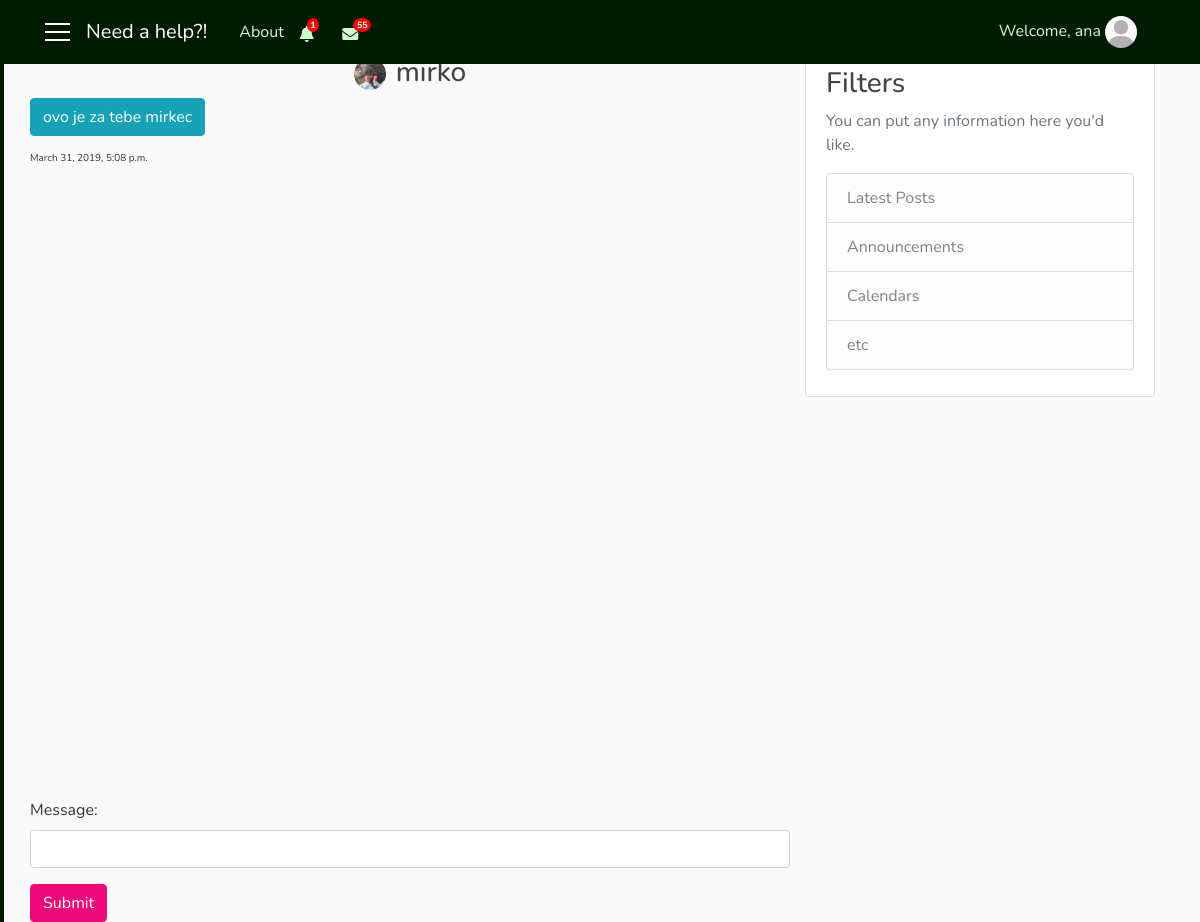
The app's page /chat/messages/mirko (signed in), older data.
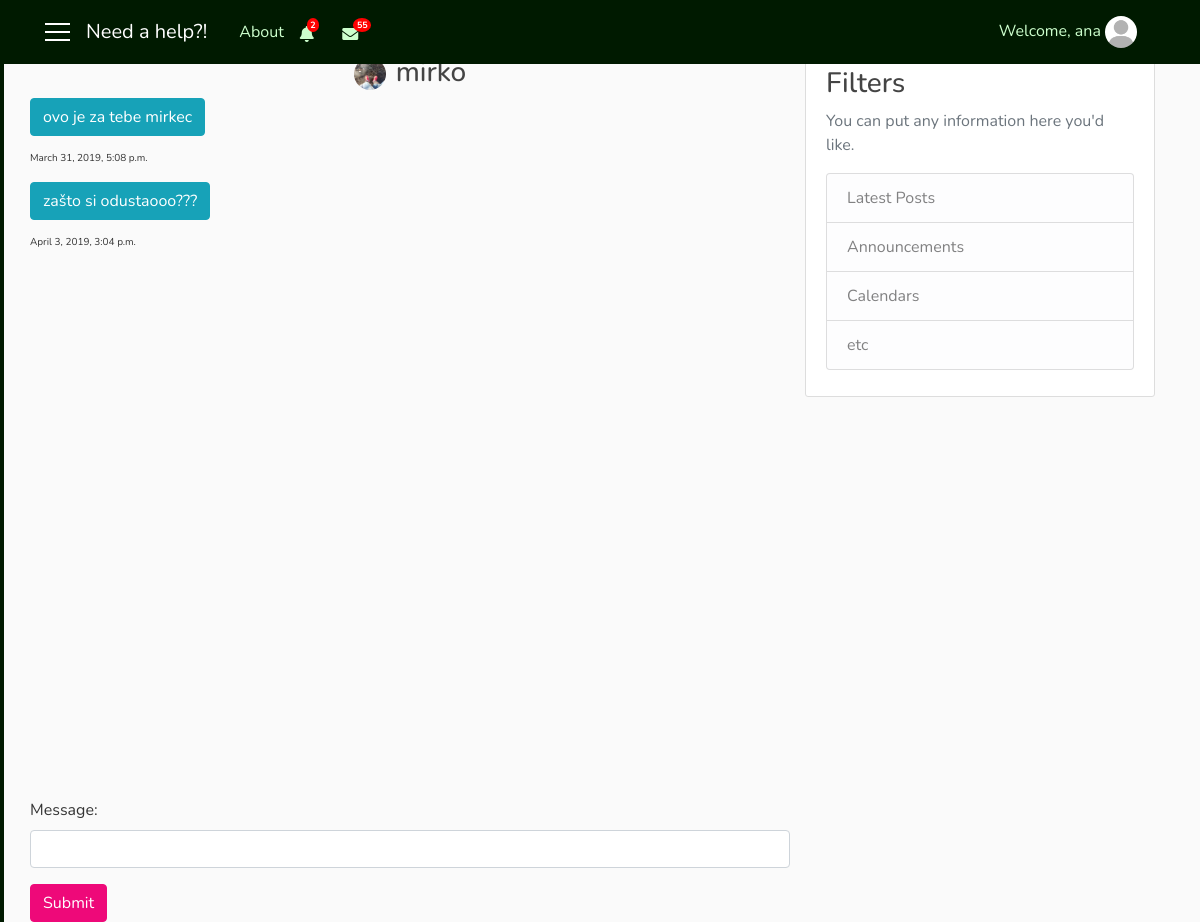
The same page, newer data.
### chat/models.py (models this page shows)
class ChatMessage(models.Model):
    thread = models.ForeignKey(Thread, null=True, blank=True, on_delete=models.SET_NULL)
    user = models.ForeignKey(User, verbose_name='sender', on_delete=models.CASCADE)
    message = models.TextField()
    timestamp = models.DateTimeField(auto_now_add=True)

### chat/views.py (the view, shortened to what this page needs)
# urls.py: path("messages/<str:username>", ThreadView.as_view(), name='messages'),
class ThreadView(LoginRequiredMixin, FormMixin, DetailView):
    template_name = 'chat/thread.html'
    form_class = ComposeForm
    def get_object(self):
        other_username = self.kwargs.get("username")
        obj, created = Thread.objects.get_or_new(self.request.user, other_username)
        if obj == None:  # is?
            raise Http404
        return obj
    def get_context_data(self, **kwargs):
        context = super().get_context_data(**kwargs)
        us = self.request.user
        not_r = RepairmanNotifications.objects.filter(repairman=us, remove=False).order_by('-date')
        not_c = ClientNotifications.objects.filter(client=us, remove=False).order_by('-date')
        not_rep = RepairmanNotifications.objects.filter(repairman=us, seen=False).count()
        not_cli = ClientNotifications.objects.filter(client=us, seen=False).count()
        context['form'] = self.get_form()
        context['not_r'] = not_r
        context['not_c'] = not_c
        context['not_rep'] = not_rep
        context['not_cli'] = not_cli
        return context

### chat/forms.py
class ComposeForm(forms.Form):
    message = forms.CharField(
            widget=forms.TextInput(
                attrs={"class": "form-control"}
                )
            )

### chat/models.py (called while the page is built, shortened)
    def get_or_new(self, user, other_username):  # get_or_create   stvaranje novog razgovora ili dohvat starog
        username = user.username
        if username == other_username:
            return None
        qlookup1 = Q(first__username=username) & Q(second__username=other_username)
        qlookup2 = Q(first__username=other_username) & Q(second__username=username)
        qs = self.get_queryset().filter(qlookup1 | qlookup2).distinct()
        if qs.count() == 1:
            return qs.first(), False
        elif qs.count() > 1:
            return qs.order_by('timestamp').first(), False

### chat/templates/chat/thread.html (shortened to what this page needs)
{% extends "need_a_help_app/base.html" %}
{% block notify_client %}
    {% if not_c %}
        <i class="nav-item nav-link fas fa-bell mt-1 popOver" data-title="Notifications" data-content="
            <div class='container'>
                {% for n in not_c|slice:'5' %}
                    <div {% if not n.seen %}class='row not_seen'{% else %}class='row not_row' style='cursor: pointer;'{% endif %} onclick='location.href=&quot;{{ n.url_to_go }}?not_c={{ n.id }}&quot;;' {% if not n.seen %}style='background: #f2f2f2;'{% endif %}>
                        {{ n.notification }}
                        <div class='col-sm-3 col-md-3 col-lg-3'>
                            <small class='text-secondary text-muted'>{{ n.date|date:'dM H:i' }}</small>
                        </div>
                    </div>
                    <hr width=100%>
                {% endfor %}
                <div class='row'>
                    <div class='col-sm-12 col-md-12 col-lg-12 pl-5'>
                        <a href='{% url 'notifications_client' user.id %}'>Show all notifications</a>
                    </div>
                </div>
            </div>" data-placement="bottom" data-html="true" data-toggle="popover" data-container="body" data-trigger="click"></i>
        {% if not_cli %}
            <span class="badge badge-notify-bell">{{ not_cli }}</span>
        {% endif %}
    {% else %}
        <i class="nav-item nav-link fas fa-bell mt-1 popOver" data-title="Notifications" data-content="
            <h6 class='text-secondary text-muted' align='center'>No results</h6>" data-placement="bottom" data-html="true" data-toggle="popover" data-container="body" data-trigger="hover"></i>
    {% endif %}
{% endblock %}
{% block mess_client %}
        <span class="badge badge-notify-mess">55</span>
{% endblock %}
{% block content %}
<h3 align = "center">
    {% if user != object.first %}
        <a href="{% url 'info' object.first.id %}"><img class="rounded-circle navbar-img" src="{{ object.first.profile.photo.url }}"></a>{{ object.first }}
    {% else %}
        <a href="{% url 'info' object.second.id %}"><img class="rounded-circle navbar-img" src="{{ object.second.profile.photo.url }}"></a>{{ object.second }}
    {% endif %}
</h3>
<div class = "row">
	<div id='chat-items'>
	{% for chat in object.chatmessage_set.all %}
        {% if user != chat.user %}
    		<button type="button" class="btn btn-dark" id = "text" style = "{% if user != chat.user %}
    		  float:right; display:block;{% endif %}">{{ chat.message }} </button><br>
        {% else %}
            <button type="button" class="btn btn-info" id = "text" style = "">{{ chat.message }} </button><br>
        {% endif %}
		<p {% if user != chat.user %} align = "right" {% else %}{% endif %} style = "font-size: 10px;"> {% if user != chat.user %}{{ chat.user }}{% else %}{% endif %}<br> {{chat.timestamp}}</p>
		{% endfor %}
	</div>
</div>
<div class = "row">
	<form id='form' method='POST'  "> {% csrf_token %}
	{{form.as_p }}
	<input type='submit' class='btn btn-primary'/>
	</form>
</div>
{% endblock %}

Row changes from the older to the newer data that the page shows:
added ChatMessage: message "zašto si odustaooo???", timestamp "April 3, 2019, 3:04 p.m."
Text that changed along with them:
{{ not_cli }}: "1" → "2"
